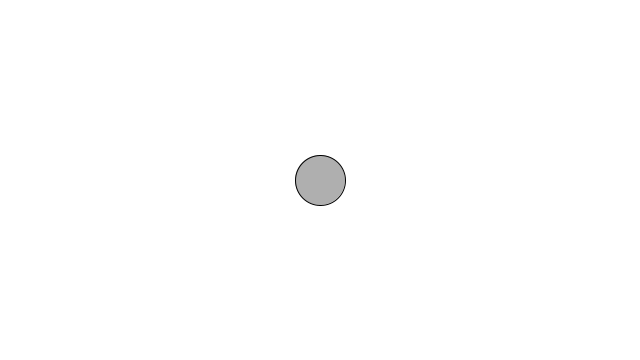
Frame 1 (no input)
Frame 60 (the mouse pressed at the canvas centre just before this capture): identical to frame 1, image omitted
Frame 120 (the mouse held since frame 60 and released just before this capture): identical to frame 1, image omitted

The Processing sketch that drew this single still picture (run headless with seeded random() and noise(); from frame 60 on, the mouse is pressed at the canvas centre):

// Processing sketch: exercise1_5
// ── exercise1_5.pde
Mover mover;

void setup()
{
  size(640,360);
  mover = new Mover();
}

void draw()
{
  background(255);

  mover.update();
  mover.checkEdges();
  mover.display();
}

void keyPressed()
{
  if( keyCode == UP )
  {
    mover.acceleration.y += 0.1;
  }
  else if( keyCode == DOWN )
  {
    mover.acceleration.y -= 0.1;
  }
}
// ── Mover.pde
class Mover
{
  PVector location;
  PVector velocity;
  PVector acceleration;
  float maxSpeed;
  int moverSize;
  float restitution;   //　反発係数
 
  Mover()
  {
    location = new PVector(width/2, height/2);
    velocity = new PVector(0, 0);
    acceleration = new PVector(0, 0);
    maxSpeed = 100;
    moverSize = 50;
    restitution = 0.94;
  }
  
  void limit()
  {
    if( velocity.mag() > maxSpeed)
    {
      velocity.normalize();
      velocity.mult(maxSpeed);
    }
  }
   
  void update()
  {
    velocity.add(acceleration);
    velocity.limit(maxSpeed);
    location.add(velocity);
  }
  
  void display()
  {
    stroke(0);
    fill(175);
    ellipse(location.x, location.y, moverSize, moverSize);
  }
  
  void checkEdges()
  {
    if( location.x > width )
    {
      location.x = width;
      velocity.x = velocity.x * (-1) * restitution;
    }
    else if( location.x < 0 )
    {
      location.x = width;
      velocity.x = velocity.x * (-1) * restitution;
    }
    
    if( location.y > height )
    {
      location.y = height;
      velocity.y = velocity.y * (-1) * restitution;
    }
    else if( location.y < 0 )
    {
      location.y = 0;
      velocity.y = velocity.y * (-1) * restitution;
    }
  }
}
